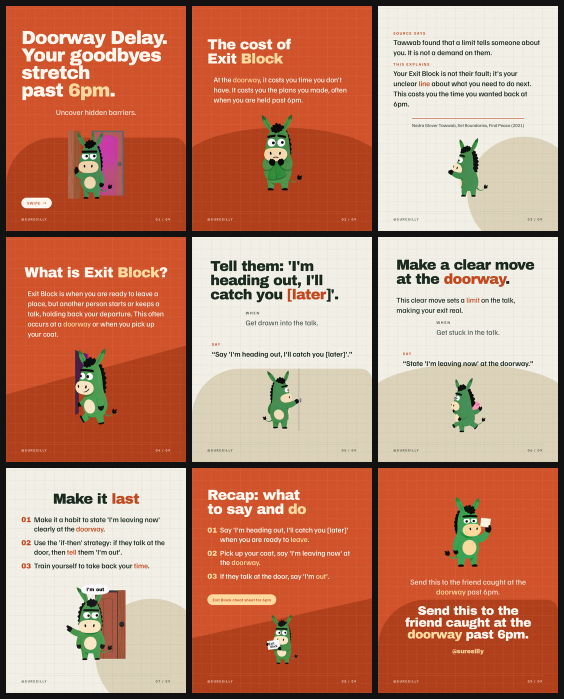
#> input picture carousels/20260902_6pm-picked-up_068b42/contact_sheet.png, 1128 x 1398 px (shown at 1/2 size)
$ python audit_slides.py ../../../../carousels/20260902_6pm-picked-up_068b42
#> lines starting #> are read from the running program, lines starting #| are printed output that depends on the picture; after the words box and inside, x2 and y2 are one past the last pixel; in counts of white or black regions, pixels touching at a corner belong together
#!/usr/bin/env python3
"""
audit_slides.py — adversarial check of RENDERED slides.

Everything else in tests/ inspects inputs. This inspects the actual PNGs a
reader would see, because every defect that has shipped so far was invisible to
the input checks: a clipped hoof, a colour field slicing a paragraph, a figure
overlapping type, dead space that reads as unfinished.

    audit_slides.py carousels/<slug>/slides
"""

from __future__ import annotations

import argparse
import pathlib
import sys

import cv2
import numpy as np

W, H = 1080, 1350
MARGIN, FOOTER_H = 92, 132


# Measured on real slides: ground and grid sit under 15 from the background,
# the colour field around 32, and type and figure above 90. A threshold of 70
# sees content and ignores decoration — at 26 the audit flagged every slide,
# because the field is full-bleed by design.
CONTENT_DELTA = 70


def ink_mask(img: np.ndarray, bg: np.ndarray) -> np.ndarray:
    """Type and figure only, not the background decoration."""
    return (np.abs(img.astype(np.int16) - bg).max(2) > CONTENT_DELTA).astype(np.uint8)


def audit(path: pathlib.Path) -> list[str]:
    img = cv2.imread(str(path))
#> img is the input picture: shape (1398, 1128, 3); mean B, G, R 110.8, 135.7, 192.8
    if img is None:
        return [f"unreadable"]
    out: list[str] = []
    h, w = img.shape[:2]
#> h = 1398; w = 1128
    if (w, h) != (W, H):
        out.append(f"wrong size {w}x{h}")

    bg = np.median(img[4:12, 4:12].reshape(-1, 3), axis=0)
#> bg = [18, 18, 18]
    ink = ink_mask(img, bg)
#> in ink_mask, `return (np.abs(img.astype(np.int16) - bg).max(2) > CONTENT_DELTA).asty..`:
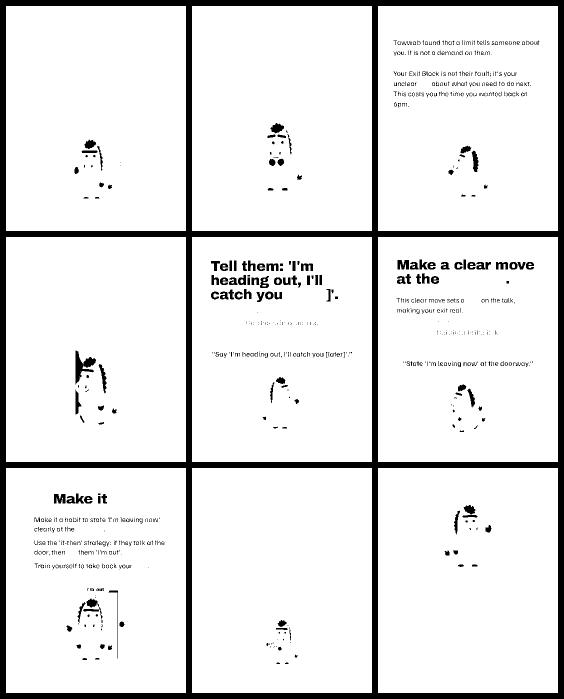
#> returned value: shape (1398, 1128) (shown at 1/2 size); values 0 (black) and 1 (white), 90.8% white; 823 black regions (554 under 20 px), largest, box (x1, y1, x2, y2) and area: (0, 0, 1128, 1398) 118944, (151, 701, 192, 769) 1113, (943, 301, 957, 344) 362

    # 1 · content running off the canvas
    for name, run, span in (("top", ink[2], w), ("bottom", ink[-3], w),
                            ("left", ink[:, 2], h), ("right", ink[:, -3], h)):
        n = int(run.sum())
        if n > 0.02 * span:
            out.append(f"content bleeds off the {name} edge ({100*n/span:.0f}%)")
#> this loop made 4 passes
#> (name, span) on passes 1 to 4: ('top', 1128), ('bottom', 1128), ('left', 1398), ('right', 1398)
#> after the loop, out = ['wrong size 1128x1398']

    # 2 · dead space: the largest band of rows with almost nothing in them
    rows = ink.sum(1)
#> rows = 1398 values, max 1080 at index 12, min 0 at index 0, mean 1024.4
    live = rows > 0.012 * w
    best = run = 0
    start = beststart = 0
    for y in range(MARGIN, H - FOOTER_H):
        if not live[y]:
            if run == 0:
                start = y
            run += 1
            if run > best:
                best, beststart = run, start
        else:
            run = 0
#> after the loop, best = 12; beststart = 462
    if best > 300:
        out.append(f"dead band of {best}px from y={beststart}")

    # 3 · how much of the usable frame carries anything at all
    usable = ink[MARGIN:H - FOOTER_H, MARGIN:W - MARGIN]
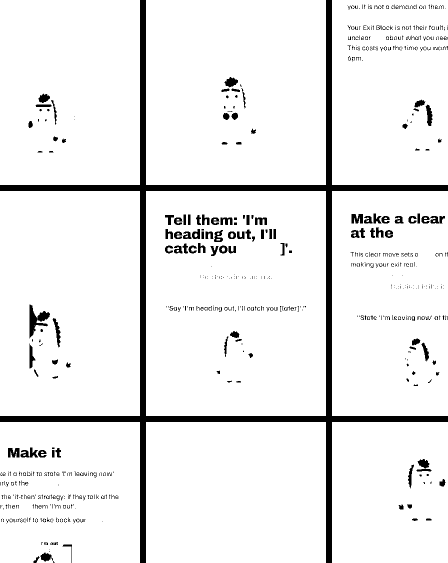
#> usable: shape (1126, 896) (shown at 1/2 size); values 0 (black) and 1 (white), 93.1% white; 668 black regions (457 under 20 px), largest, box (x1, y1, x2, y2) and area: (0, 0, 896, 1126) 47952, (59, 609, 100, 677) 1113, (851, 209, 865, 252) 362
    fill = usable.mean()
#> fill = 0.931
    if fill < 0.14:
        out.append(f"only {fill:.0%} of the frame is used")

    # 4 · type crowding the footer rule
    if ink[H - FOOTER_H - 10:H - FOOTER_H, MARGIN:W - MARGIN].mean() > 0.30:
        out.append("content crowds the footer rule")

    # 5 · a figure whose limb is cut by the frame. Bottom contact is the ground
    #     line and expected; the sides and top are not.
    # The figure is whatever differs strongly from THIS slide's own ground —
    # an absolute green test caught the ground itself and called every edge of
    # the call-to-action slide clipped.
    green = ink
    for name, run, span in (("left", green[:, 1], h), ("right", green[:, -2], h),
                            ("top", green[1], w)):
        n = int(run.sum())
        if n > 0.02 * span:
            out.append(f"figure clipped by the {name} edge ({n}px)")
#> this loop made 3 passes
#> after the loop, out = ['wrong size 1128x1398', 'content crowds the footer rule']
    return out


def main() -> None:
    ap = argparse.ArgumentParser()
    ap.add_argument("folder")
    a = ap.parse_args()
    slides = sorted(pathlib.Path(a.folder).glob("*.png"))
    if not slides:
        sys.exit(f"no slides in {a.folder}")
    bad = 0
    for s in slides:
        issues = audit(s)
#> issues has the same summary as out in audit
        if issues:
            bad += 1
            print(f"  {s.name}")
            for i in issues:
                print(f"      - {i}")
#> this loop made 2 passes
#> i on passes 1 to 2: 'wrong size 1128x1398', 'content crowds the footer rule'
#|       - wrong size 1128x1398
#|       - content crowds the footer rule
    print(f"\n{len(slides) - bad}/{len(slides)} slides clean")


if __name__ == "__main__":
    main()
